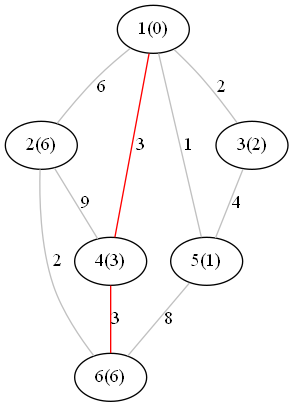

Write Python code to recreate this figure.
"""Алгоритм Дейкстры"""

import graphviz
import os


# Необходимо установить graphviz в данную директорию
GRAPHVIZ_PATH = 'C:/Program Files (x86)/Graphviz2.38/'
os.environ["PATH"] += os.pathsep + GRAPHVIZ_PATH + 'bin/'


def input_nat1(name=''):
    while True:
        number = input(name)
        try:
            int(number)
            if int(number) < 1:
                print('Число должно быть больше 1')
            else:
                number = int(number)
                break
        except ValueError:
            print('Неверный тип данных')
    return number


def input_several(sep=','):
    while True:
        data = input().replace(' ', '')
        if data == '':
            return []

        try:
            return list(map(int, data.split(",")))
        except ValueError:
            print(f"Введите данные корректно (используя '{sep}')!")


class Node:

    def __init__(self, number, connections=None):
        if connections is None:
            connections = {}
        self.number: int = number
        self.connections: dict = connections
        self.mark = float("inf")
        self.isVisited = False

    def connect(self, node, weight):
        if not isinstance(node, Node):
            raise Exception("Подан не тот тип")

        if weight < 0:
            raise Exception("Подан отрицательный вес")

        self.connections[node] = weight
        node.connections[self] = weight


class Graph:

    def __init__(self, nodes_lst=None):
        if nodes_lst is None:
            nodes_lst = []
        self.nodes: list = nodes_lst

        self.graph_image = graphviz.Graph(filename="Graph", format='png', strict=True)

    def add_node(self, node):
        if not isinstance(node, Node):
            raise Exception("Подан не тот тип")

        self.nodes.append(node)
        self.graph_image.clear()
        self.form_image()

    def form_image(self):
        for node in self.nodes:
            self.graph_image.node(str(node.number), f"{node.number}({node.mark})")

        for source in self.nodes:
            for dest in source.connections.keys():
                self.graph_image.edge(str(source.number), str(dest.number), label=str(source.connections[dest]),
                                      color="gray")

    def mark_path(self, source=None):
        if not self.nodes:
            print("Вершины графа не заполнены!")
            return

        if source is None:
            source = self.nodes[0]

        if source not in self.nodes:
            print("Вершины", source, "в графе нет!")
            return

        if source.mark == float("inf"):
            source.mark = 0

        visited_nodes = set()
        while True:
            source = min(set(self.nodes) - visited_nodes, key=lambda x: x.mark)
            visited_nodes.add(source)
            if len(visited_nodes) == len(self.nodes):
                break

            for dest in source.connections:
                if dest not in visited_nodes and source.mark + source.connections[dest] < dest.mark:
                    dest.mark = source.mark + source.connections[dest]

    def show_path(self):
        self.mark_path()

        for node in self.nodes:
            self.graph_image.node(str(node.number), f"{node.number}({node.mark})")
            print(f"Минимальный путь до вершины {node.number}: {node.mark}")

        node = self.nodes[-1]
        while node != self.nodes[0]:
            for prev_node in node.connections:
                if node.mark - node.connections[prev_node] == prev_node.mark:
                    self.graph_image.edge(str(prev_node.number), str(node.number),
                                          label=str(prev_node.connections[node]), color="red")
                    node = prev_node
                    break

    def show(self):
        self.graph_image.view()


def graph_create():
    graph = Graph()
    node_amount = input_nat1("Введите количество вершин графа\n")
    nodes = []
    for i in range(node_amount):
        nodes.append(Node(i + 1))

    # Объявление вершин
    node_number = 0
    for i in range(node_amount):
        cur_node = nodes[i]
        # Связывание вершин
        while True:
            print("Перечислите через запятую вершины, с которыми связана вершина", node_number + 1)
            node_connections = input_several()

            if any([conn > node_amount for conn in node_connections]) and node_connections != []:
                print("Введите корректные вершины!")
                continue

            for conn in node_connections:
                weight = input_nat1(f"Введите вес между вершиной {node_number+1} и {conn}\n")
                cur_node.connect(nodes[conn-1], weight)

            break
        graph.add_node(cur_node)
        node_number += 1

    return graph


def main():
    graph = graph_create()
    graph.show_path()
    graph.show()


if __name__ == '__main__':
    main()
